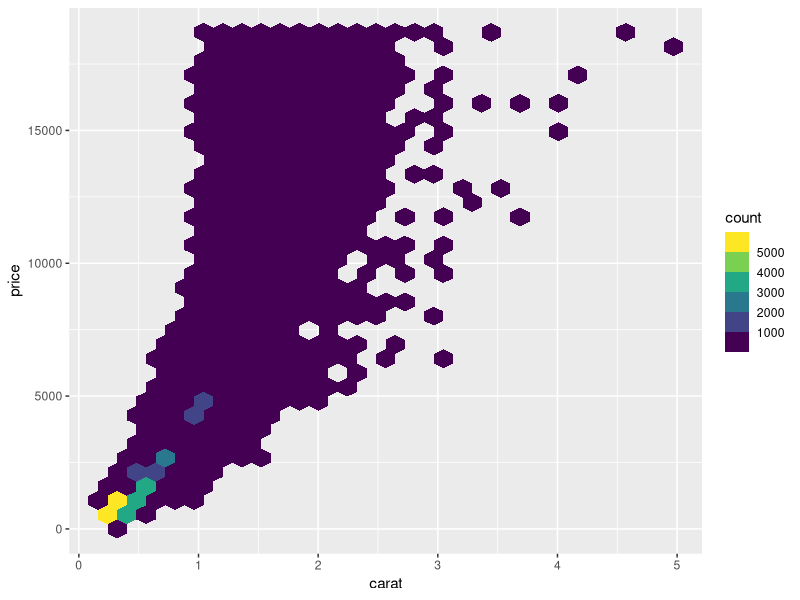

Write R code to recreate this figure.
## ---- chunk 1
library(tidyverse)

diamonds %>%
  ggplot(aes(carat, price)) +
  geom_hex() +
  scale_fill_viridis_b()
## ---- chunk 2
hyperparams <- list(
  kernel_size1 = c(3, 5, 7),
  strides1 = c(1, 2)
)
